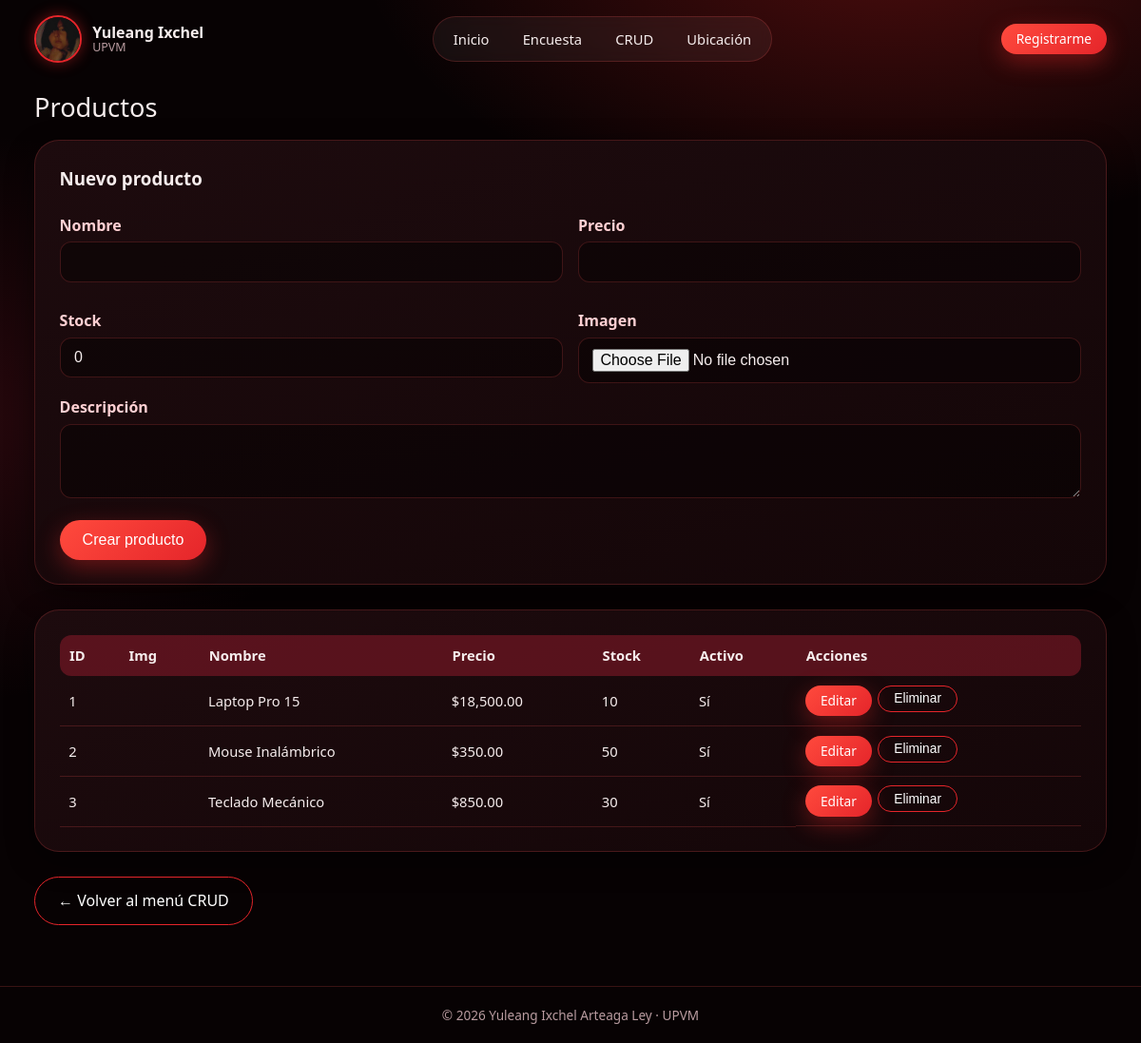
The page /crud/productos.php on the database its author committed.
### tables this page shows
CREATE TABLE productos (
    id_producto  INT            NOT NULL AUTO_INCREMENT,
    nombre       VARCHAR(150)   NOT NULL,
    descripcion  TEXT,
    precio       DECIMAL(10, 2) NOT NULL,
    stock        INT            NOT NULL DEFAULT 0,
    imagen       VARCHAR(255),   
    activo       TINYINT(1)     NOT NULL DEFAULT 1,
    created_at   TIMESTAMP      NOT NULL DEFAULT CURRENT_TIMESTAMP,
    updated_at   TIMESTAMP      NOT NULL DEFAULT CURRENT_TIMESTAMP ON UPDATE CURRENT_TIMESTAMP,
    CONSTRAINT pk_productos PRIMARY KEY (id_producto),
    CONSTRAINT chk_precio   CHECK (precio >= 0),
    CONSTRAINT chk_stock    CHECK (stock  >= 0)
);

### config.php (called while the page is built, shortened)
<?php
function e($s): string { return htmlspecialchars((string)$s, ENT_QUOTES, 'UTF-8'); }

### crud/productos.php (the view, shortened to what this page needs)
<?php
require __DIR__ . '/../config.php';
$pdo = db(DB_SISTEMA); $msg = ''; $err = '';
$editar = null;
$filas = $pdo->query('SELECT * FROM productos ORDER BY id_producto')->fetchAll();
include __DIR__ . '/../includes/header.php';
?>
<h2>Productos</h2>
<section class="card">
  <h3><?= $editar ? 'Editar producto #' . e($editar['id_producto']) : 'Nuevo producto' ?></h3>
  <form method="post" enctype="multipart/form-data">
    <div class="grid2">
      <div><label>Nombre</label><input type="text" name="nombre" required maxlength="150" value="<?= e($editar['nombre'] ?? '') ?>"></div>
      <div><label>Precio</label><input type="number" name="precio" step="0.01" min="0" required value="<?= e($editar['precio'] ?? '') ?>"></div>
      <div><label>Stock</label><input type="number" name="stock" min="0" required value="<?= e($editar['stock'] ?? 0) ?>"></div>
      <div><label>Imagen</label><input type="file" name="imagen" accept="image/*"></div>
    </div>
    <label>Descripción</label><textarea name="descripcion" rows="3"><?= e($editar['descripcion'] ?? '') ?></textarea>
    <p style="margin-top:1rem">
      <button class="btn" type="submit"><?= $editar ? 'Guardar cambios' : 'Crear producto' ?></button>
    </p>
  </form>
</section>
<section class="card tabla-wrap">
  <table>
    <tr><th>ID</th><th>Img</th><th>Nombre</th><th>Precio</th><th>Stock</th><th>Activo</th><th>Acciones</th></tr>
    <?php foreach ($filas as $f): ?>
    <tr>
      <td><?= e($f['id_producto']) ?></td>
      <td><?php if ($f['imagen']): ?><img class="thumb" src="../imagenes_productos/<?= e($f['imagen']) ?>" alt=""><?php endif; ?></td>
      <td><?= e($f['nombre']) ?></td><td>$<?= number_format($f['precio'], 2) ?></td>
      <td><?= e($f['stock']) ?></td><td><?= $f['activo'] ? 'Sí' : 'No' ?></td>
      <td class="acciones">
        <a class="btn chico" href="?editar=<?= $f['id_producto'] ?>">Editar</a>
        <form method="post" onsubmit="return confirm('¿Eliminar este producto?')">
          <button class="btn chico sec" type="submit">Eliminar</button>
        </form>
      </td>
    </tr>
    <?php endforeach; ?>
  </table>
</section>
<p><a class="btn sec" href="index.php">← Volver al menú CRUD</a></p>
<?php include __DIR__ . '/../includes/footer.php'; ?>

### assets/css/style.css (style rules this page uses)
:root { --bg:#070203; --panel:#140608; --panel2:#1d0b0e; --rojo:#ff2d2d; --rojo2:#e5252a; --vino:#8b1a2b; --texto:#f6eded; --suave:#b99ca0; --borde:rgba(255,85,85,.2); --ok:#2e7d52; }
* { box-sizing:border-box;margin:0;padding:0 }
html { scroll-behavior:smooth }
body { font-family:'Segoe UI',system-ui,Arial,sans-serif;color:var(--texto);min-height:100vh;display:flex;flex-direction:column;line-height:1.55; background:radial-gradient(900px 500px at 78% -6%,rgba(255,40,40,.28),transparent 62%), radial-gradient(700px 500px at -5% 40%,rgba(139,26,43,.25),transparent 60%),var(--bg) }
a { color:inherit }
.btn { display:inline-block;background:linear-gradient(135deg,#ff4a3d,var(--rojo2));color:#fff;border:none;padding:.75rem 1.5rem;border-radius:999px; font-size:1rem;cursor:pointer;text-decoration:none;transition:.2s;box-shadow:0 8px 24px rgba(255,45,45,.35) }
.btn.sec { background:transparent;border:1px solid var(--rojo2);box-shadow:none }
.btn.chico { padding:.35rem 1rem;font-size:.86rem }
h2 { font-weight:500;font-size:1.7rem;margin-bottom:.8rem }
h3 { margin-bottom:.6rem }
.card { background:linear-gradient(160deg,var(--panel2),var(--panel));border:1px solid var(--borde);border-radius:26px;padding:1.6rem;margin-bottom:1.6rem; box-shadow:0 10px 30px rgba(0,0,0,.45) }
label { display:block;margin:.8rem 0 .3rem;font-weight:600;color:#ffd0d3 }
input[type=text],input[type=email],input[type=number],input[type=file],select,textarea { width:100%;padding:.7rem .9rem;border-radius:12px;border:1px solid var(--borde);background:rgba(0,0,0,.4);color:var(--texto);font-size:1rem }
.grid2 { display:grid;grid-template-columns:repeat(2,1fr);gap:1rem }
.tabla-wrap { overflow-x:auto }
table { width:100%;border-collapse:collapse;font-size:.92rem }
th { background:rgba(139,26,43,.55);text-align:left;padding:.65rem }
th:first-child { border-radius:12px 0 0 12px }
th:last-child { border-radius:0 12px 12px 0 }
td { padding:.6rem;border-bottom:1px solid var(--borde) }
.acciones { display:flex;gap:.4rem;flex-wrap:wrap }

### rows shown on the page
productos: id_producto "1", nombre "Laptop Pro 15", precio "18,500.00", stock "10", activo "Sí"
productos: id_producto "2", nombre "Mouse Inalámbrico", precio "350.00", stock "50", activo "Sí"
productos: id_producto "3", nombre "Teclado Mecánico", precio "850.00", stock "30", activo "Sí"
